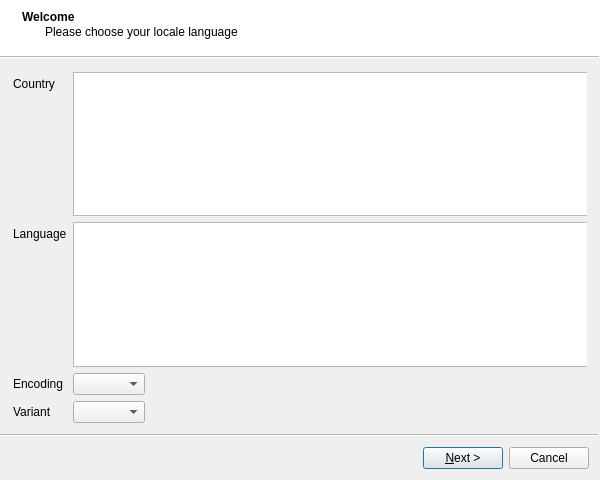
<?xml version="1.0" encoding="UTF-8"?>
<ui version="4.0">
 <class>Installer</class>
 <widget class="QWizard" name="Installer">
  <property name="geometry">
   <rect>
    <x>0</x>
    <y>0</y>
    <width>600</width>
    <height>480</height>
   </rect>
  </property>
  <property name="windowTitle">
   <string>Arch Installer</string>
  </property>
  <property name="windowIcon">
   <iconset resource="../../resources/resources.qrc">
    <normaloff>:/icons/arch.png</normaloff>:/icons/arch.png</iconset>
  </property>
  <property name="wizardStyle">
   <enum>QWizard::ModernStyle</enum>
  </property>
  <property name="options">
   <set>QWizard::NoBackButtonOnStartPage</set>
  </property>
  <widget class="QWizardPage" name="PageLocale">
   <property name="title">
    <string>Welcome</string>
   </property>
   <property name="subTitle">
    <string>Please choose your locale language</string>
   </property>
   <widget class="QWidget" name="formLayoutWidget">
    <property name="geometry">
     <rect>
      <x>0</x>
      <y>10</y>
      <width>581</width>
      <height>351</height>
     </rect>
    </property>
    <layout class="QFormLayout" name="layLocale">
     <item row="0" column="0">
      <widget class="QLabel" name="lblCountry">
       <property name="text">
        <string>Country</string>
       </property>
      </widget>
     </item>
     <item row="0" column="1">
      <widget class="QListWidget" name="lstCountry"/>
     </item>
     <item row="1" column="1">
      <widget class="QListWidget" name="lstLanguage">
       <property name="resizeMode">
        <enum>QListView::Adjust</enum>
       </property>
      </widget>
     </item>
     <item row="1" column="0">
      <widget class="QLabel" name="lblLanguage">
       <property name="text">
        <string>Language</string>
       </property>
      </widget>
     </item>
     <item row="2" column="0">
      <widget class="QLabel" name="lblEncoding">
       <property name="text">
        <string>Encoding</string>
       </property>
      </widget>
     </item>
     <item row="2" column="1">
      <widget class="QComboBox" name="cbxEncoding">
       <property name="sizePolicy">
        <sizepolicy hsizetype="Fixed" vsizetype="Fixed">
         <horstretch>0</horstretch>
         <verstretch>0</verstretch>
        </sizepolicy>
       </property>
      </widget>
     </item>
     <item row="3" column="1">
      <widget class="QComboBox" name="cbxVariant">
       <property name="sizePolicy">
        <sizepolicy hsizetype="Fixed" vsizetype="Fixed">
         <horstretch>0</horstretch>
         <verstretch>0</verstretch>
        </sizepolicy>
       </property>
      </widget>
     </item>
     <item row="3" column="0">
      <widget class="QLabel" name="lblVariant">
       <property name="text">
        <string>Variant</string>
       </property>
      </widget>
     </item>
    </layout>
   </widget>
  </widget>
  <widget class="QWizardPage" name="PagePartition">
   <property name="title">
    <string>Partitioning</string>
   </property>
   <property name="subTitle">
    <string>Please choose a partition method.&lt;br&gt;Automatic partitioning will completely erase the selected disk.</string>
   </property>
   <widget class="QWidget" name="verticalLayoutWidget_2">
    <property name="geometry">
     <rect>
      <x>0</x>
      <y>10</y>
      <width>581</width>
      <height>351</height>
     </rect>
    </property>
    <layout class="QVBoxLayout" name="layPartition">
     <property name="sizeConstraint">
      <enum>QLayout::SetNoConstraint</enum>
     </property>
     <item>
      <widget class="QRadioButton" name="rbnAuto">
       <property name="text">
        <string>Automatic</string>
       </property>
       <property name="checked">
        <bool>true</bool>
       </property>
      </widget>
     </item>
     <item>
      <widget class="QRadioButton" name="rbnManual">
       <property name="text">
        <string>Manual</string>
       </property>
      </widget>
     </item>
     <item>
      <spacer name="vspPartition">
       <property name="orientation">
        <enum>Qt::Vertical</enum>
       </property>
       <property name="sizeHint" stdset="0">
        <size>
         <width>0</width>
         <height>0</height>
        </size>
       </property>
      </spacer>
     </item>
    </layout>
   </widget>
  </widget>
  <widget class="QWizardPage" name="PageDrive">
   <property name="title">
    <string>Install media</string>
   </property>
   <property name="subTitle">
    <string>Select the drive you want to use for installation</string>
   </property>
   <widget class="QWidget" name="verticalLayoutWidget_3">
    <property name="geometry">
     <rect>
      <x>0</x>
      <y>10</y>
      <width>581</width>
      <height>351</height>
     </rect>
    </property>
    <layout class="QVBoxLayout" name="layDrive">
     <property name="sizeConstraint">
      <enum>QLayout::SetNoConstraint</enum>
     </property>
    </layout>
   </widget>
  </widget>
  <widget class="QWizardPage" name="PageKbModel">
   <property name="title">
    <string>Keyboard Model</string>
   </property>
   <property name="subTitle">
    <string>Select your keyboard model</string>
   </property>
   <widget class="QWidget" name="verticalLayoutWidget_4">
    <property name="geometry">
     <rect>
      <x>0</x>
      <y>10</y>
      <width>581</width>
      <height>351</height>
     </rect>
    </property>
    <layout class="QVBoxLayout" name="layKbModel">
     <property name="sizeConstraint">
      <enum>QLayout::SetNoConstraint</enum>
     </property>
    </layout>
   </widget>
  </widget>
  <widget class="QWizardPage" name="PageKbLayout">
   <property name="title">
    <string>Keyboard Layout</string>
   </property>
   <property name="subTitle">
    <string>Select your keyboard layout</string>
   </property>
   <widget class="QWidget" name="verticalLayoutWidget_5">
    <property name="geometry">
     <rect>
      <x>0</x>
      <y>10</y>
      <width>581</width>
      <height>351</height>
     </rect>
    </property>
    <layout class="QVBoxLayout" name="layKbLayout">
     <property name="sizeConstraint">
      <enum>QLayout::SetNoConstraint</enum>
     </property>
    </layout>
   </widget>
  </widget>
  <widget class="QWizardPage" name="PageKbVariant">
   <property name="title">
    <string>Keyboard Variant</string>
   </property>
   <property name="subTitle">
    <string>Select your preferred variant</string>
   </property>
   <widget class="QWidget" name="verticalLayoutWidget_6">
    <property name="geometry">
     <rect>
      <x>0</x>
      <y>10</y>
      <width>581</width>
      <height>351</height>
     </rect>
    </property>
    <layout class="QVBoxLayout" name="layKbVariant">
     <property name="sizeConstraint">
      <enum>QLayout::SetNoConstraint</enum>
     </property>
    </layout>
   </widget>
  </widget>
  <widget class="QWizardPage" name="PageZone">
   <property name="title">
    <string>Country Zone</string>
   </property>
   <property name="subTitle">
    <string>Select your country / zone</string>
   </property>
   <widget class="QWidget" name="verticalLayoutWidget_7">
    <property name="geometry">
     <rect>
      <x>0</x>
      <y>10</y>
      <width>581</width>
      <height>351</height>
     </rect>
    </property>
    <layout class="QVBoxLayout" name="layZone">
     <property name="sizeConstraint">
      <enum>QLayout::SetNoConstraint</enum>
     </property>
    </layout>
   </widget>
  </widget>
  <widget class="QWizardPage" name="PageSubZone">
   <property name="title">
    <string>Sub Zone</string>
   </property>
   <property name="subTitle">
    <string>Select your sub-zone</string>
   </property>
   <widget class="QWidget" name="verticalLayoutWidget_8">
    <property name="geometry">
     <rect>
      <x>0</x>
      <y>10</y>
      <width>581</width>
      <height>351</height>
     </rect>
    </property>
    <layout class="QVBoxLayout" name="laySubZone">
     <property name="sizeConstraint">
      <enum>QLayout::SetNoConstraint</enum>
     </property>
    </layout>
   </widget>
  </widget>
  <widget class="QWizardPage" name="PageTime">
   <property name="title">
    <string>Time</string>
   </property>
   <property name="subTitle">
    <string>Choose between UTC or Local Time.&lt;br&gt;UTC is recommended unless you are dual booting with Windows.</string>
   </property>
   <widget class="QWidget" name="verticalLayoutWidget_9">
    <property name="geometry">
     <rect>
      <x>0</x>
      <y>10</y>
      <width>581</width>
      <height>351</height>
     </rect>
    </property>
    <layout class="QVBoxLayout" name="layTime">
     <property name="sizeConstraint">
      <enum>QLayout::SetNoConstraint</enum>
     </property>
     <item>
      <widget class="QRadioButton" name="rbnUtc">
       <property name="text">
        <string>utc</string>
       </property>
       <property name="checked">
        <bool>true</bool>
       </property>
      </widget>
     </item>
     <item>
      <widget class="QRadioButton" name="rbnLocaltime">
       <property name="text">
        <string>localtime</string>
       </property>
      </widget>
     </item>
     <item>
      <spacer name="vspTime">
       <property name="orientation">
        <enum>Qt::Vertical</enum>
       </property>
       <property name="sizeHint" stdset="0">
        <size>
         <width>0</width>
         <height>0</height>
        </size>
       </property>
      </spacer>
     </item>
    </layout>
   </widget>
  </widget>
  <widget class="QWizardPage" name="PageAccount">
   <property name="title">
    <string>Login Details</string>
   </property>
   <property name="subTitle">
    <string>Enter hostname, username and passwords for the system</string>
   </property>
   <widget class="QWidget" name="gridLayoutWidget">
    <property name="geometry">
     <rect>
      <x>0</x>
      <y>10</y>
      <width>581</width>
      <height>351</height>
     </rect>
    </property>
    <layout class="QGridLayout" name="layAccount">
     <property name="sizeConstraint">
      <enum>QLayout::SetNoConstraint</enum>
     </property>
     <item row="3" column="1">
      <widget class="QLabel" name="lblUserPwConfirm">
       <property name="text">
        <string>Confirm user password:</string>
       </property>
      </widget>
     </item>
     <item row="1" column="1">
      <widget class="QLabel" name="lblUsername">
       <property name="text">
        <string>Username:</string>
       </property>
      </widget>
     </item>
     <item row="1" column="2">
      <widget class="QLineEdit" name="txtUsername"/>
     </item>
     <item row="0" column="2">
      <widget class="QLineEdit" name="txtHostname"/>
     </item>
     <item row="3" column="2">
      <widget class="QLineEdit" name="txtUserPwConfirm">
       <property name="echoMode">
        <enum>QLineEdit::Password</enum>
       </property>
      </widget>
     </item>
     <item row="5" column="2">
      <widget class="QLineEdit" name="txtRootPwConfirm">
       <property name="echoMode">
        <enum>QLineEdit::PasswordEchoOnEdit</enum>
       </property>
      </widget>
     </item>
     <item row="4" column="2">
      <widget class="QLineEdit" name="txtRootPw">
       <property name="echoMode">
        <enum>QLineEdit::Password</enum>
       </property>
      </widget>
     </item>
     <item row="0" column="1">
      <widget class="QLabel" name="lblHostname">
       <property name="text">
        <string>Hostname:</string>
       </property>
      </widget>
     </item>
     <item row="7" column="2">
      <widget class="QRadioButton" name="rbnLoginAuto">
       <property name="text">
        <string>Log in automatically</string>
       </property>
      </widget>
     </item>
     <item row="2" column="1">
      <widget class="QLabel" name="lblUserPw">
       <property name="text">
        <string>User password:</string>
       </property>
      </widget>
     </item>
     <item row="2" column="2">
      <widget class="QLineEdit" name="txtUserPw">
       <property name="echoMode">
        <enum>QLineEdit::Password</enum>
       </property>
      </widget>
     </item>
     <item row="4" column="1">
      <widget class="QLabel" name="lblRootPw">
       <property name="text">
        <string>Root password:</string>
       </property>
      </widget>
     </item>
     <item row="5" column="1">
      <widget class="QLabel" name="lblRootPwConfirm">
       <property name="text">
        <string>Confirm root password:</string>
       </property>
      </widget>
     </item>
     <item row="6" column="2">
      <widget class="QRadioButton" name="rbnLogin">
       <property name="text">
        <string>Require password to log in</string>
       </property>
       <property name="checked">
        <bool>true</bool>
       </property>
      </widget>
     </item>
    </layout>
   </widget>
  </widget>
  <widget class="QWizardPage" name="PageShell">
   <property name="title">
    <string>Shell</string>
   </property>
   <property name="subTitle">
    <string>Chose one</string>
   </property>
   <widget class="QWidget" name="verticalLayoutWidget_10">
    <property name="geometry">
     <rect>
      <x>9</x>
      <y>10</y>
      <width>571</width>
      <height>351</height>
     </rect>
    </property>
    <layout class="QVBoxLayout" name="layShell">
     <property name="sizeConstraint">
      <enum>QLayout::SetNoConstraint</enum>
     </property>
     <item>
      <widget class="QRadioButton" name="rbnBash">
       <property name="text">
        <string>bash</string>
       </property>
       <property name="checked">
        <bool>true</bool>
       </property>
      </widget>
     </item>
     <item>
      <widget class="QRadioButton" name="rbnZsh">
       <property name="text">
        <string>zsh</string>
       </property>
      </widget>
     </item>
     <item>
      <widget class="QRadioButton" name="rbnFish">
       <property name="text">
        <string>fish</string>
       </property>
      </widget>
     </item>
     <item>
      <spacer name="vspShell">
       <property name="orientation">
        <enum>Qt::Vertical</enum>
       </property>
       <property name="sizeHint" stdset="0">
        <size>
         <width>0</width>
         <height>0</height>
        </size>
       </property>
      </spacer>
     </item>
    </layout>
   </widget>
  </widget>
  <widget class="QWizardPage" name="PageKernel">
   <property name="title">
    <string>Kernel</string>
   </property>
   <property name="subTitle">
    <string>Choose a suitable kernel for your system</string>
   </property>
   <widget class="QWidget" name="verticalLayoutWidget_11">
    <property name="geometry">
     <rect>
      <x>0</x>
      <y>10</y>
      <width>581</width>
      <height>351</height>
     </rect>
    </property>
    <layout class="QVBoxLayout" name="layKernel">
     <property name="sizeConstraint">
      <enum>QLayout::SetNoConstraint</enum>
     </property>
     <item>
      <widget class="QLabel" name="lblKernelDesc">
       <property name="text">
        <string>&lt;!DOCTYPE html&gt;
&lt;html&gt;
&lt;head&gt;
&lt;/head&gt;
&lt;body&gt;
&lt;p&gt;There are several kernels available for the system.&lt;br&gt;&lt;br&gt;
The most common is the current linux kernel.&lt;br&gt;
This kernel is the most up to date, providing the best hardware support.&lt;br&gt;
However, there could be possible bugs in this kernel, despite testing.&lt;br&gt;&lt;br&gt;
The linux-lts kernel provides a focus on stability.&lt;br&gt;
It is based on an older kernel, so it may lack some newer features.&lt;br&gt;&lt;br&gt;
The linux-hardened kernel is focused on security&lt;br&gt;
It contains the Grsecurity Patchset and PaX for increased security.&lt;/p&gt;
&lt;/body&gt;
&lt;/html&gt;
</string>
       </property>
      </widget>
     </item>
     <item>
      <widget class="QRadioButton" name="rbnLinux">
       <property name="text">
        <string>linux</string>
       </property>
       <property name="checked">
        <bool>true</bool>
       </property>
      </widget>
     </item>
     <item>
      <widget class="QRadioButton" name="rbnLts">
       <property name="text">
        <string>linux-lts</string>
       </property>
      </widget>
     </item>
     <item>
      <widget class="QRadioButton" name="rbnHardened">
       <property name="text">
        <string>linux-hardened</string>
       </property>
      </widget>
     </item>
     <item>
      <spacer name="vspKernel">
       <property name="orientation">
        <enum>Qt::Vertical</enum>
       </property>
       <property name="sizeHint" stdset="0">
        <size>
         <width>0</width>
         <height>0</height>
        </size>
       </property>
      </spacer>
     </item>
    </layout>
   </widget>
  </widget>
  <widget class="QWizardPage" name="PageVirtualBox">
   <property name="title">
    <string>VirtualBox</string>
   </property>
   <property name="subTitle">
    <string>Install VirtualBox guest utilities</string>
   </property>
   <widget class="QWidget" name="verticalLayoutWidget_12">
    <property name="geometry">
     <rect>
      <x>0</x>
      <y>10</y>
      <width>581</width>
      <height>351</height>
     </rect>
    </property>
    <layout class="QVBoxLayout" name="verticalLayout">
     <property name="sizeConstraint">
      <enum>QLayout::SetNoConstraint</enum>
     </property>
     <item>
      <widget class="QLabel" name="lblVboxInfo">
       <property name="text">
        <string>&lt;!DOCTYPE html&gt;
&lt;html&gt;
&lt;head&gt;
&lt;/head&gt;
&lt;body&gt;
&lt;p&gt;The Installer has detected that system is running in VirtualBox.&lt;br&gt;
Would you like to install VirtualBox guest utilities to the installed system?&lt;/p&gt;
&lt;/body&gt;
&lt;/html&gt;
</string>
       </property>
      </widget>
     </item>
     <item>
      <widget class="QRadioButton" name="rbnVboxYes">
       <property name="text">
        <string>Yes</string>
       </property>
       <property name="checked">
        <bool>true</bool>
       </property>
      </widget>
     </item>
     <item>
      <widget class="QRadioButton" name="rbnVboxNo">
       <property name="text">
        <string>No</string>
       </property>
      </widget>
     </item>
     <item>
      <spacer name="verticalSpacer">
       <property name="orientation">
        <enum>Qt::Vertical</enum>
       </property>
       <property name="sizeHint" stdset="0">
        <size>
         <width>20</width>
         <height>40</height>
        </size>
       </property>
      </spacer>
     </item>
    </layout>
   </widget>
  </widget>
  <widget class="QWizardPage" name="PageUtils">
   <property name="title">
    <string>Utilities</string>
   </property>
   <property name="subTitle">
    <string>Choose which support utilities to install</string>
   </property>
   <widget class="QWidget" name="verticalLayoutWidget_13">
    <property name="geometry">
     <rect>
      <x>0</x>
      <y>10</y>
      <width>581</width>
      <height>351</height>
     </rect>
    </property>
    <layout class="QVBoxLayout" name="layUtils">
     <property name="sizeConstraint">
      <enum>QLayout::SetNoConstraint</enum>
     </property>
     <item>
      <widget class="QCheckBox" name="cbxCups">
       <property name="text">
        <string>Printer Support (cups)</string>
       </property>
      </widget>
     </item>
     <item>
      <widget class="QCheckBox" name="cbxFirefox">
       <property name="text">
        <string>Firefox Browser</string>
       </property>
      </widget>
     </item>
     <item>
      <widget class="QCheckBox" name="cbxLibreoffice">
       <property name="text">
        <string>LibreOffice</string>
       </property>
      </widget>
     </item>
     <item>
      <spacer name="vspUtils">
       <property name="orientation">
        <enum>Qt::Vertical</enum>
       </property>
       <property name="sizeHint" stdset="0">
        <size>
         <width>0</width>
         <height>0</height>
        </size>
       </property>
      </spacer>
     </item>
    </layout>
   </widget>
  </widget>
  <widget class="QWizardPage" name="PageDisplayMgr">
   <property name="title">
    <string>Display Manager</string>
   </property>
   <property name="subTitle">
    <string>Choose which one to use</string>
   </property>
   <widget class="QWidget" name="verticalLayoutWidget_14">
    <property name="geometry">
     <rect>
      <x>0</x>
      <y>10</y>
      <width>581</width>
      <height>351</height>
     </rect>
    </property>
    <layout class="QVBoxLayout" name="layDisplayMgr">
     <property name="sizeConstraint">
      <enum>QLayout::SetNoConstraint</enum>
     </property>
     <item>
      <widget class="QRadioButton" name="rbnDefaultDm">
       <property name="text">
        <string>default</string>
       </property>
       <property name="checked">
        <bool>true</bool>
       </property>
      </widget>
     </item>
     <item>
      <widget class="QRadioButton" name="rbnGdm">
       <property name="text">
        <string>gdm</string>
       </property>
      </widget>
     </item>
     <item>
      <widget class="QRadioButton" name="rbnLightdm">
       <property name="text">
        <string>lightdm</string>
       </property>
      </widget>
     </item>
     <item>
      <widget class="QRadioButton" name="rbnLxdm">
       <property name="text">
        <string>lxdm</string>
       </property>
      </widget>
     </item>
     <item>
      <widget class="QRadioButton" name="rbnSddm">
       <property name="text">
        <string>sddm</string>
       </property>
      </widget>
     </item>
     <item>
      <spacer name="vspDisplayMgr">
       <property name="orientation">
        <enum>Qt::Vertical</enum>
       </property>
       <property name="sizeHint" stdset="0">
        <size>
         <width>0</width>
         <height>0</height>
        </size>
       </property>
      </spacer>
     </item>
    </layout>
   </widget>
  </widget>
  <widget class="QWizardPage" name="PageDesktopMgr">
   <property name="title">
    <string>Desktop Manager</string>
   </property>
   <property name="subTitle">
    <string>Choose which one to install</string>
   </property>
   <widget class="QWidget" name="verticalLayoutWidget_15">
    <property name="geometry">
     <rect>
      <x>0</x>
      <y>10</y>
      <width>581</width>
      <height>351</height>
     </rect>
    </property>
    <layout class="QVBoxLayout" name="layDesktopMgr">
     <property name="sizeConstraint">
      <enum>QLayout::SetNoConstraint</enum>
     </property>
     <item>
      <widget class="QRadioButton" name="rbnGnome">
       <property name="text">
        <string>gnome</string>
       </property>
      </widget>
     </item>
     <item>
      <widget class="QRadioButton" name="rbnLxde">
       <property name="text">
        <string>lxde</string>
       </property>
       <property name="checked">
        <bool>true</bool>
       </property>
      </widget>
     </item>
     <item>
      <widget class="QRadioButton" name="rbnLxqt">
       <property name="text">
        <string>lxqt</string>
       </property>
      </widget>
     </item>
     <item>
      <widget class="QRadioButton" name="rbnOpenbox">
       <property name="text">
        <string>openbox</string>
       </property>
      </widget>
     </item>
     <item>
      <widget class="QRadioButton" name="rbnPlasma">
       <property name="text">
        <string>plasma</string>
       </property>
      </widget>
     </item>
     <item>
      <widget class="QRadioButton" name="rbnXfce4">
       <property name="text">
        <string>xfce4</string>
       </property>
      </widget>
     </item>
     <item>
      <spacer name="vspDM">
       <property name="orientation">
        <enum>Qt::Vertical</enum>
       </property>
       <property name="sizeHint" stdset="0">
        <size>
         <width>0</width>
         <height>0</height>
        </size>
       </property>
      </spacer>
     </item>
    </layout>
   </widget>
  </widget>
  <widget class="QWizardPage" name="PageBootloader">
   <property name="title">
    <string>Boot Loader</string>
   </property>
   <property name="subTitle">
    <string>Choose whether to install the bootloader.</string>
   </property>
   <widget class="QWidget" name="verticalLayoutWidget_16">
    <property name="geometry">
     <rect>
      <x>0</x>
      <y>10</y>
      <width>581</width>
      <height>351</height>
     </rect>
    </property>
    <layout class="QVBoxLayout" name="layBootloader">
     <property name="sizeConstraint">
      <enum>QLayout::SetNoConstraint</enum>
     </property>
     <item>
      <widget class="QRadioButton" name="rbnBLYes">
       <property name="text">
        <string>Yes</string>
       </property>
       <property name="checked">
        <bool>true</bool>
       </property>
      </widget>
     </item>
     <item>
      <widget class="QRadioButton" name="rbnBLNo">
       <property name="text">
        <string>No</string>
       </property>
      </widget>
     </item>
     <item>
      <spacer name="vspBootloader">
       <property name="orientation">
        <enum>Qt::Vertical</enum>
       </property>
       <property name="sizeHint" stdset="0">
        <size>
         <width>0</width>
         <height>0</height>
        </size>
       </property>
      </spacer>
     </item>
    </layout>
   </widget>
  </widget>
 </widget>
 <tabstops>
  <tabstop>rbnAuto</tabstop>
  <tabstop>rbnManual</tabstop>
  <tabstop>rbnUtc</tabstop>
  <tabstop>rbnLocaltime</tabstop>
  <tabstop>txtHostname</tabstop>
  <tabstop>txtUsername</tabstop>
  <tabstop>txtUserPw</tabstop>
  <tabstop>txtUserPwConfirm</tabstop>
  <tabstop>txtRootPw</tabstop>
  <tabstop>txtRootPwConfirm</tabstop>
  <tabstop>rbnLogin</tabstop>
  <tabstop>rbnLoginAuto</tabstop>
  <tabstop>rbnBash</tabstop>
  <tabstop>rbnZsh</tabstop>
  <tabstop>rbnFish</tabstop>
  <tabstop>rbnLinux</tabstop>
  <tabstop>rbnLts</tabstop>
  <tabstop>rbnHardened</tabstop>
  <tabstop>rbnVboxYes</tabstop>
  <tabstop>rbnVboxNo</tabstop>
  <tabstop>cbxCups</tabstop>
  <tabstop>cbxFirefox</tabstop>
  <tabstop>cbxLibreoffice</tabstop>
  <tabstop>rbnDefaultDm</tabstop>
  <tabstop>rbnGdm</tabstop>
  <tabstop>rbnLightdm</tabstop>
  <tabstop>rbnLxdm</tabstop>
  <tabstop>rbnSddm</tabstop>
  <tabstop>rbnGnome</tabstop>
  <tabstop>rbnLxde</tabstop>
  <tabstop>rbnLxqt</tabstop>
  <tabstop>rbnOpenbox</tabstop>
  <tabstop>rbnPlasma</tabstop>
  <tabstop>rbnXfce4</tabstop>
  <tabstop>rbnBLYes</tabstop>
  <tabstop>rbnBLNo</tabstop>
 </tabstops>
 <resources>
  <include location="../../resources/resources.qrc"/>
 </resources>
 <connections/>
</ui>
